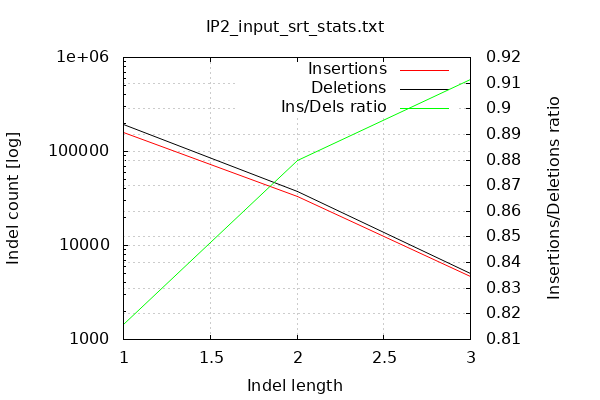

This chart was generated by the following gnuplot code:

        set terminal png size 600,400 truecolor
        set output "IP2_input_srt_stats/indel-dist.png"
        set grid xtics ytics y2tics back lc rgb "#cccccc"
        set style line 1 linetype 1  linecolor rgb "red"
        set style line 2 linetype 2  linecolor rgb "black"
        set style line 3 linetype 3  linecolor rgb "green"
        set style increment user
        set ylabel "Indel count [log]"
        set xlabel "Indel length"
        set y2label "Insertions/Deletions ratio"
        set log y
        set y2tics nomirror
        set ytics nomirror
        set title "IP2_input_srt_stats.txt" noenhanced
        plot '-' w l ti 'Insertions', '-' w l ti 'Deletions', '-' axes x1y2 w l ti "Ins/Dels ratio"
    1	158982
2	33107
3	4628
end
1	194844
2	37631
3	5078
end
1	0.815945
2	0.879780
3	0.911382
end
